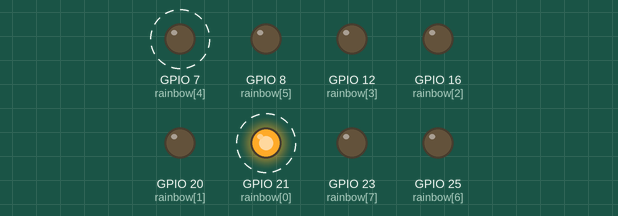
This program was run on a simulated Raspberry Pi (BCM pin numbers). Parts: output pins drawn as LEDs (lit = HIGH). Dashed ring = blinking. What the program prints to the terminal is not drawn.

Above: at 0.02 s.
Timing chart, 0 to 3.0 s (numbered marks = the images above):
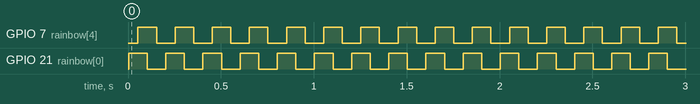

The program:

gpiozero_LEDBoard_police_lights.py
```python
#!/usr/bin/python3
from gpiozero import LEDBoard
from time import sleep

rainbow = LEDBoard(21, 20, 16, 12, 7, 8, 25, 23)
sleep_speed = 0.05

print("Press Crtl-C to stop the program.")
while True:
	try:
		rainbow[0].on()			# Turn on the first LED (pin 21).
		sleep(sleep_speed)
		rainbow[4].on()			# Turn on the fifth LED (pin 7).
		sleep(sleep_speed)
		rainbow[0].off()		# Turn off the first LED (pin 21).
		sleep(sleep_speed)
		rainbow[4].off()		# Turn off the fifth LED (pin 7).
		sleep(sleep_speed)
	except KeyboardInterrupt:
		print("Stopping program.\n")
		rainbow.close()
		exit()
```

Measured:
- by itself, GPIO 7 (rainbow[4]), GPIO 21 (rainbow[0]): alternates HIGH for 0.10 s and LOW for 0.10 s
